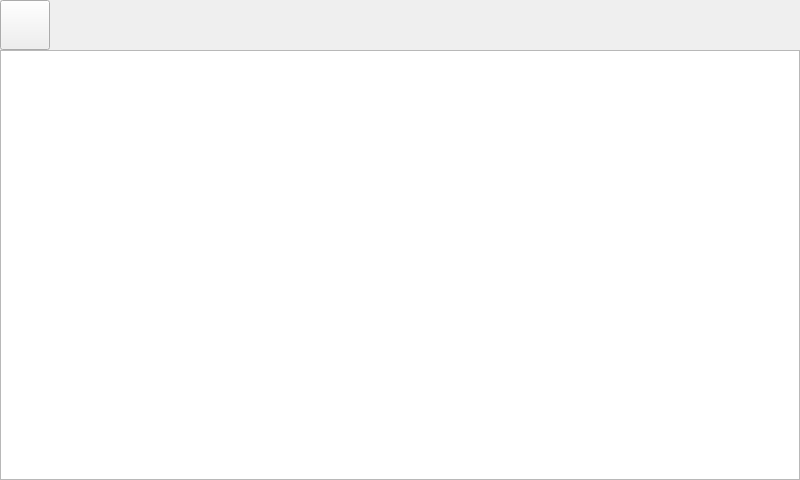
<?xml version="1.0" encoding="UTF-8"?>
<ui version="4.0">
 <class>MainWindow</class>
 <widget class="QMainWindow" name="MainWindow">
  <property name="geometry">
   <rect>
    <x>0</x>
    <y>0</y>
    <width>800</width>
    <height>480</height>
   </rect>
  </property>
  <property name="windowTitle">
   <string>Network</string>
  </property>
  <widget class="QWidget" name="centralWidget">
   <widget class="QPushButton" name="bt_network_quit">
    <property name="geometry">
     <rect>
      <x>0</x>
      <y>0</y>
      <width>50</width>
      <height>50</height>
     </rect>
    </property>
    <property name="text">
     <string/>
    </property>
    <property name="icon">
     <iconset resource="picture/button.qrc">
      <normaloff>:/button/bt_quit.png</normaloff>:/button/bt_quit.png</iconset>
    </property>
    <property name="iconSize">
     <size>
      <width>50</width>
      <height>50</height>
     </size>
    </property>
   </widget>
   <widget class="QTextBrowser" name="text_ping_network">
    <property name="geometry">
     <rect>
      <x>0</x>
      <y>50</y>
      <width>800</width>
      <height>430</height>
     </rect>
    </property>
   </widget>
  </widget>
 </widget>
 <layoutdefault spacing="6" margin="11"/>
 <resources>
  <include location="picture/button.qrc"/>
 </resources>
 <connections/>
</ui>
